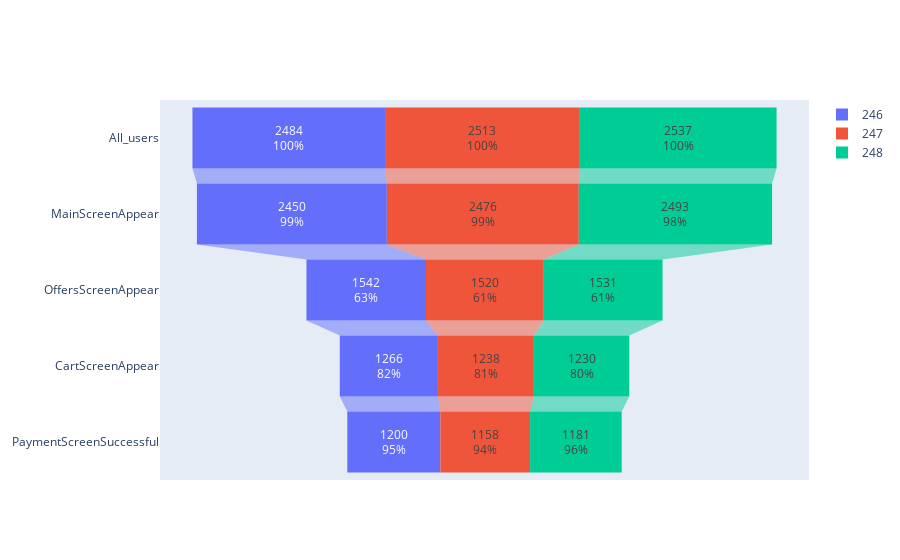

Here is the notebook cell this chart was saved with:
### Code cell
# построим воронку событий с разбивкой по группам
fig = go.Figure()

for i in (246, 247, 248):
    fig.add_trace(go.Funnel(
        name=i,
        y= group_funnel.index.tolist(),
        x= group_funnel[i].tolist(),
        textinfo = 'value + percent previous'
    )
)
    
fig.show()

### Figure 1 — Plotly figure (JSON) as saved in the notebook; plotly's stock layout.template omitted (floating-point values rounded to 4 significant figures)
{"data": [{"name": "246", "textinfo": "value+percent previous", "type": "funnel", "x": [2484, 2450, 1542, 1266, 1200], "y": ["All_users", "MainScreenAppear", "OffersScreenAppear", "CartScreenAppear", "PaymentScreenSuccessful"]}, {"name": "247", "textinfo": "value+percent previous", "type": "funnel", "x": [2513, 2476, 1520, 1238, 1158], "y": ["All_users", "MainScreenAppear", "OffersScreenAppear", "CartScreenAppear", "PaymentScreenSuccessful"]}, {"name": "248", "textinfo": "value+percent previous", "type": "funnel", "x": [2537, 2493, 1531, 1230, 1181], "y": ["All_users", "MainScreenAppear", "OffersScreenAppear", "CartScreenAppear", "PaymentScreenSuccessful"]}], "layout": {}}
